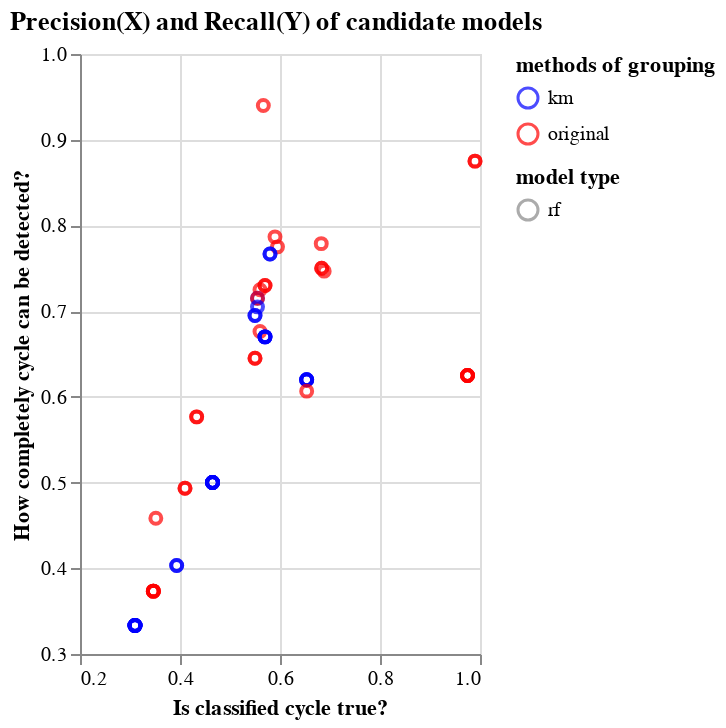

The code cell stored with this chart in its notebook:
### Code cell
import altair as alt

base1=alt.Chart(final_selection).mark_point(size=30, shape='circle').encode(
    x=alt.X('precision:Q', scale=alt.Scale(domainMin=0.2, domainMax=1),  ##domainMin=0.45, domainMax=0.7
           title='Is classified cycle true?'), #domainMin=0.0, domainMax=0.37
    y=alt.Y('recall:Q', scale=alt.Scale(domainMin=0.3, domainMax=1),  ##domainMin=0.75, domainMax=0.9
           title='How completely cycle can be detected?'), #domainMin=0.9, domainMax=1.0
    color=alt.Color('grouping:N', scale=alt.Scale(range=['blue','red']), title='methods of grouping'), #scheme= 'turbo',domainMin=0.78, domainMax=0.86
    shape=alt.Shape('model_type:N', title='model type')
#    color=alt.Color('auc:Q', scale=alt.Scale(scheme= 'turbo', ), title='auc score') #domainMin=0.78, domainMax=0.86
).transform_filter((alt.datum.precision>0.2)&(alt.datum.recall>0.3)&(alt.datum.model_type=='rf'
                  ))


(base1).properties(                       ##+emp1+emp2+emp3
    width=200, height=300,
    title={'text':['Precision(X) and Recall(Y) of candidate models'],
#       'subtitle':['the annotated point: The Best Model for each model type'],
       'align':'left',
       'anchor':'start'
      })

### Figure 1 — Vega-Lite specification as saved in the notebook (floating-point values rounded to 4 significant figures; data arrays with more than 128 entries replaced by an {"elided": "..."} marker saying what was removed)
{"config": {"view": {"continuousWidth": 400, "continuousHeight": 300}}, "data": {"name": "data-a2d64c28430e5eb103e9bfd3ba5fe3fa"}, "mark": {"type": "point", "shape": "circle", "size": 30}, "encoding": {"color": {"field": "grouping", "scale": {"range": ["blue", "red"]}, "title": "methods of grouping", "type": "nominal"}, "shape": {"field": "model_type", "title": "model type", "type": "nominal"}, "x": {"field": "precision", "scale": {"domainMax": 1, "domainMin": 0.2}, "title": "Is classified cycle true?", "type": "quantitative"}, "y": {"field": "recall", "scale": {"domainMax": 1, "domainMin": 0.3}, "title": "How completely cycle can be detected?", "type": "quantitative"}}, "height": 300, "title": {"text": ["Precision(X) and Recall(Y) of candidate models"], "align": "left", "anchor": "start"}, "transform": [{"filter": "(((datum.precision > 0.2) && (datum.recall > 0.3)) && (datum.model_type === 'rf'))"}], "width": 200, "$schema": "https://vega.github.io/schema/vega-lite/v4.17.0.json", "datasets": {"data-a2d64c28430e5eb103e9bfd3ba5fe3fa": {"elided": "192 records"}}}
